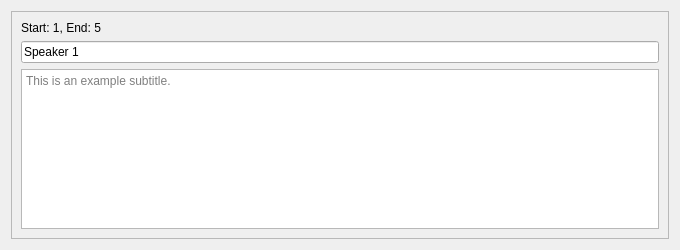
<?xml version="1.0" encoding="UTF-8"?>
<ui version="4.0">
 <class>TimelineObject</class>
 <widget class="QWidget" name="TimelineObject">
  <property name="geometry">
   <rect>
    <x>0</x>
    <y>0</y>
    <width>680</width>
    <height>250</height>
   </rect>
  </property>
  <layout class="QVBoxLayout" name="verticalLayout_3">
   <item>
    <widget class="QFrame" name="frame">
     <property name="frameShape">
      <enum>QFrame::Shape::StyledPanel</enum>
     </property>
     <property name="frameShadow">
      <enum>QFrame::Shadow::Raised</enum>
     </property>
     <layout class="QVBoxLayout" name="verticalLayout">
      <item>
       <widget class="QLabel" name="label">
        <property name="text">
         <string>Start: 1, End: 5</string>
        </property>
       </widget>
      </item>
      <item>
       <widget class="QLineEdit" name="speaker">
        <property name="text">
         <string>Speaker 1</string>
        </property>
       </widget>
      </item>
      <item>
       <widget class="QPlainTextEdit" name="content">
        <property name="readOnly">
         <bool>false</bool>
        </property>
        <property name="placeholderText">
         <string>This is an example subtitle.</string>
        </property>
       </widget>
      </item>
     </layout>
    </widget>
   </item>
  </layout>
 </widget>
 <resources/>
 <connections/>
</ui>
